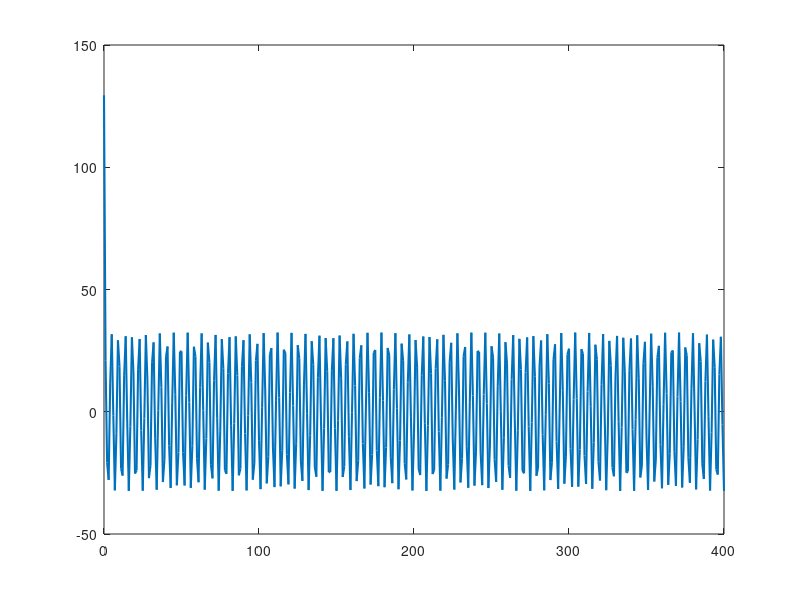

Reproduce this figure in MATLAB.
%% 参数设置
c = 340.27;
kappa = 141834.999; % 气体的体积模量
kappav = kappa*10^7; % 搭配气体的虚拟的体积模量
rhoa = 1.225; % 气体的密度，待确定
rhoav = rhoa*10^6; % 搭配气体的虚拟的密度
k = 1.5239; % 似乎是波数，等于omega/c_a
omega = 518.55;
pin = 10;
Lx = 2;
Ly = 1;



nelx = 400;  % x方向网格数
nely = 200;  % y方向网格数

edge = 100/nely;







xPhys = zeros(nely, nelx);

q = 1; % RAMP插值的参数



% 声压场的编号，整个区域的声压场都需要计算，一共(nely+1)*(nelx+1)个节点，也是这么多自由度
P = zeros((nely+1)*(nelx+1),1); % 用于存储声压场的自由度
nodenrsa = reshape(1:(1+nelx)*(1+nely),1+nely,1+nelx); % 给(nely+1)*(nelx+1)个节点编号
edofVeca = reshape(nodenrsa(1:end-1,1:end-1)+nely+1,nelx*nely,1); % 记录每个单元的右上节点的编号
edofMata = repmat(edofVeca,1,4)+repmat([0 -nely-1 -nely 1],nelx*nely,1); % 记录每个单元的四个声压自由度的编号
% 以上这部分在纯声学计算特征频率的代码中用过，所以应该是没错的


%% PREPARE FINITE ELEMENT ANALYSIS
% 纯声学部分
Kae = 1/6*[4 -1 -2 -1; -1 4 -1 -2; -2 -1 4 -1; -1 -2 -1 4];
Mae = 1/36*[4 2 1 2; 2 4 2 1; 1 2 4 2; 2 1 2 4];

iIndexaa = reshape(kron(edofMata,ones(4,1))',16*nelx*nely,1);
jIndexaa = reshape(kron(edofMata,ones(1,4))',16*nelx*nely,1);

Mle = 1/6*[2 0 0 1;0 0 0 0;0 0 0 0;1 0 0 2];
Mre = 1/6*[0 0 0 0;0 2 1 0;0 1 2 0;0 0 0 0];
iIndexl = reshape(kron(edofMata(1:nely, :),ones(4,1))',16*nely,1);
jIndexl = reshape(kron(edofMata(1:nely, :),ones(1,4))',16*nely,1);
iIndexr = reshape(kron(edofMata((nelx-1)*nely+1:nelx*nely, :),ones(4,1))',16*nely,1);
jIndexr = reshape(kron(edofMata((nelx-1)*nely+1:nelx*nely, :),ones(1,4))',16*nely,1);
% 这部分比较简单，感觉不会错

% 纯声学部分
sKa = reshape(Kae(:)*(1/rhoa + (1/rhoav-1/rhoa)*xPhys(:)./(1+q*(1-xPhys(:))))',16*nelx*nely,1);
sMa = reshape(Mae(:)*(1/kappa + (1/kappav-1/kappa)*xPhys(:))',16*nelx*nely,1);
% 用的是论文中的插值公式，除非我对matlab的语法理解有问题，不然不会错
Ka = sparse(iIndexaa,jIndexaa,sKa); Ka = (Ka+Ka')/2;
Ma = sparse(iIndexaa,jIndexaa,sMa); Ma = (Ma+Ma')/2;

sMl = reshape(Mle(:) * (1/rhoa + (1/rhoav - 1/rhoa) * xPhys(:,1) ./ (1 + q*(1 - xPhys(:,1))))', 16*nely, 1);
sMr = reshape(Mre(:) * (1/rhoa + (1/rhoav - 1/rhoa) * xPhys(:,nelx) ./ (1 + q*(1 - xPhys(:,nelx))))', 16*nely, 1);
% sMl = reshape(Mle(:)*(1/rhoa + (1/rhoav-1/rhoa)*repmat(xPhys(:,1), size(xPhys,2),1)./(1+q*(1-repmat(xPhys(:,1), size(xPhys,2),1))))',16*nely,1);
% sMr = reshape(Mre(:)*(1/rhoa + (1/rhoav-1/rhoa)*repmat(xPhys(:,nelx), size(xPhys,2),1)./(1+q*(1-repmat(xPhys(:,nelx), size(xPhys,2),1))))',16*nely,1);
Ml = sparse(iIndexl,jIndexl,sMl,(nely+1)*(nelx+1),(nely+1)*(nelx+1)); Ml = (Ml+Ml')/2;
Mr = sparse(iIndexr,jIndexr,sMr); Mr = (Mr+Mr')/2;
Mi = Ml+Mr;

Fa = zeros((nely+1)*(nelx+1), 1);
Fa(1:nely+1) = [(1/rhoa + (1/rhoav-1/rhoa)*xPhys(:,1)./(1+q*(1-xPhys(:,1)))); 0]/2 + [0; (1/rhoa + (1/rhoav-1/rhoa)*xPhys(:,1)./(1+q*(1-xPhys(:,1))))]/2;

K = edge^2*Ka-edge^2*omega^2*Ma+edge*1i*k*Ml;
F = edge*2*1i*k*pin*Fa;
P = reshape(K\F,nely+1,nelx+1);

%% 提取中间行并绘图
    mid_row = round((nely+1)/2);       % 计算中间行索引
    x_coords = linspace(0, nelx, nelx+1); % 生成x坐标
    plot(x_coords, real(P(mid_row,:)), 'LineWidth',1.5,...
        'DisplayName',sprintf('nely=%d, nelx=%d',nely,nelx));